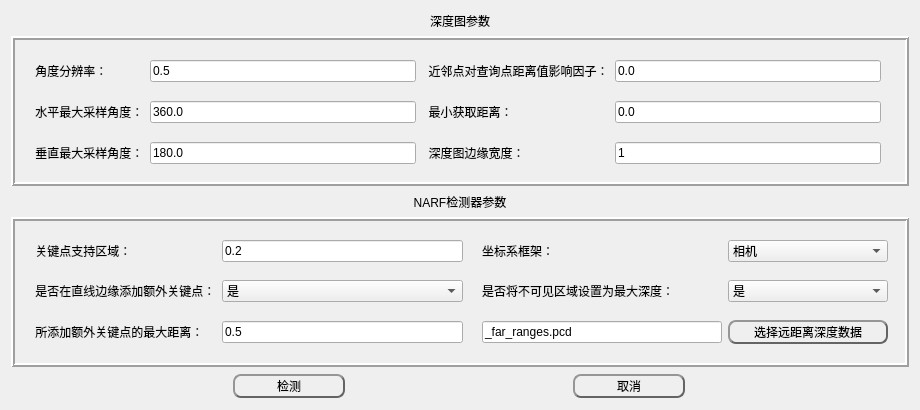
<?xml version="1.0" encoding="UTF-8"?>
<ui version="4.0">
 <class>NARFKeyPointDlgClass</class>
 <widget class="QWidget" name="NARFKeyPointDlgClass">
  <property name="geometry">
   <rect>
    <x>0</x>
    <y>0</y>
    <width>920</width>
    <height>410</height>
   </rect>
  </property>
  <property name="minimumSize">
   <size>
    <width>920</width>
    <height>0</height>
   </size>
  </property>
  <property name="windowTitle">
   <string>NARF关键点检测</string>
  </property>
  <layout class="QGridLayout" name="gridLayout_2">
   <item row="5" column="0" colspan="2">
    <widget class="QFrame" name="frame_2">
     <property name="minimumSize">
      <size>
       <width>0</width>
       <height>150</height>
      </size>
     </property>
     <property name="frameShape">
      <enum>QFrame::Box</enum>
     </property>
     <property name="frameShadow">
      <enum>QFrame::Raised</enum>
     </property>
     <property name="lineWidth">
      <number>2</number>
     </property>
     <widget class="QWidget" name="layoutWidget">
      <property name="geometry">
       <rect>
        <x>0</x>
        <y>0</y>
        <width>888</width>
        <height>152</height>
       </rect>
      </property>
      <layout class="QGridLayout" name="gridLayout_3">
       <item row="0" column="4">
        <widget class="QLabel" name="label_13">
         <property name="text">
          <string>坐标系框架：</string>
         </property>
        </widget>
       </item>
       <item row="2" column="5">
        <widget class="QPushButton" name="Browse">
         <property name="minimumSize">
          <size>
           <width>160</width>
           <height>24</height>
          </size>
         </property>
         <property name="maximumSize">
          <size>
           <width>112</width>
           <height>16777215</height>
          </size>
         </property>
         <property name="styleSheet">
          <string notr="true">QPushButton{
	color: rgb(0, 0, 0);
	background-color: rgba(255, 255, 255,0);
	border:2px outset rgb(100, 100, 100);
	border-radius:8px;
  	text-align: center center;
} 

/*鼠标放在按钮上方*/
QPushButton:hover:enabled {
	background-color: rgba(255, 255, 255,150);
	border:2px outset rgba(100, 100, 100,150);
} 

/*鼠标点击按钮*/
QPushButton:pressed:enabled {
	background-color: rgba(255, 255, 255,255);
	border:4px outset rgba(100, 100, 100,255);
}

QPushButton:enabled{ 
	color: rgb(0, 0, 0);
	background-color: rgba(255, 255, 255,0);
	border:2px outset rgb(100, 100, 100);
}

QPushButton:disabled{ 
	color: rgb(150, 150, 150);
	background-color: rgba(150, 150, 150,0);
	border:2px outset rgb(100, 100, 100);
}</string>
         </property>
         <property name="text">
          <string>选择远距离深度数据</string>
         </property>
        </widget>
       </item>
       <item row="0" column="2">
        <widget class="QLineEdit" name="Support_size">
         <property name="minimumSize">
          <size>
           <width>90</width>
           <height>0</height>
          </size>
         </property>
         <property name="text">
          <string>0.2</string>
         </property>
        </widget>
       </item>
       <item row="2" column="1">
        <widget class="QLabel" name="label_5">
         <property name="text">
          <string>    所添加额外关键点的最大距离：</string>
         </property>
        </widget>
       </item>
       <item row="2" column="4">
        <widget class="QLineEdit" name="Path">
         <property name="text">
          <string>_far_ranges.pcd</string>
         </property>
        </widget>
       </item>
       <item row="1" column="2">
        <widget class="QComboBox" name="Add_points_on_straight_edges">
         <item>
          <property name="text">
           <string>是</string>
          </property>
         </item>
         <item>
          <property name="text">
           <string>否</string>
          </property>
         </item>
        </widget>
       </item>
       <item row="1" column="1">
        <widget class="QLabel" name="label_4">
         <property name="text">
          <string>    是否在直线边缘添加额外关键点：</string>
         </property>
        </widget>
       </item>
       <item row="0" column="5">
        <widget class="QComboBox" name="CAMERAorLASER">
         <property name="minimumSize">
          <size>
           <width>90</width>
           <height>0</height>
          </size>
         </property>
         <item>
          <property name="text">
           <string>相机</string>
          </property>
         </item>
         <item>
          <property name="text">
           <string>激光</string>
          </property>
         </item>
        </widget>
       </item>
       <item row="1" column="4">
        <widget class="QLabel" name="label_14">
         <property name="text">
          <string>是否将不可见区域设置为最大深度：</string>
         </property>
        </widget>
       </item>
       <item row="1" column="5">
        <widget class="QComboBox" name="UnseenSet">
         <item>
          <property name="text">
           <string>是</string>
          </property>
         </item>
         <item>
          <property name="text">
           <string>否</string>
          </property>
         </item>
        </widget>
       </item>
       <item row="0" column="1">
        <widget class="QLabel" name="label_8">
         <property name="text">
          <string>    关键点支持区域：</string>
         </property>
        </widget>
       </item>
       <item row="2" column="2">
        <widget class="QLineEdit" name="Distance_for_additional_points">
         <property name="text">
          <string>0.5</string>
         </property>
        </widget>
       </item>
       <item row="1" column="3">
        <widget class="QLabel" name="label_6">
         <property name="text">
          <string/>
         </property>
        </widget>
       </item>
      </layout>
     </widget>
    </widget>
   </item>
   <item row="8" column="0">
    <spacer name="verticalSpacer">
     <property name="orientation">
      <enum>Qt::Vertical</enum>
     </property>
     <property name="sizeHint" stdset="0">
      <size>
       <width>20</width>
       <height>40</height>
      </size>
     </property>
    </spacer>
   </item>
   <item row="3" column="0">
    <spacer name="verticalSpacer_3">
     <property name="orientation">
      <enum>Qt::Vertical</enum>
     </property>
     <property name="sizeHint" stdset="0">
      <size>
       <width>20</width>
       <height>40</height>
      </size>
     </property>
    </spacer>
   </item>
   <item row="0" column="0">
    <spacer name="verticalSpacer_4">
     <property name="orientation">
      <enum>Qt::Vertical</enum>
     </property>
     <property name="sizeHint" stdset="0">
      <size>
       <width>20</width>
       <height>40</height>
      </size>
     </property>
    </spacer>
   </item>
   <item row="7" column="0" colspan="2">
    <layout class="QHBoxLayout" name="horizontalLayout_3">
     <item>
      <widget class="QPushButton" name="btn_ok">
       <property name="minimumSize">
        <size>
         <width>0</width>
         <height>24</height>
        </size>
       </property>
       <property name="maximumSize">
        <size>
         <width>112</width>
         <height>16777215</height>
        </size>
       </property>
       <property name="styleSheet">
        <string notr="true">QPushButton{
	color: rgb(0, 0, 0);
	background-color: rgba(255, 255, 255,0);
	border:2px outset rgb(100, 100, 100);
	border-radius:8px;
  	text-align: center center;
} 

/*鼠标放在按钮上方*/
QPushButton:hover:enabled {
	background-color: rgba(255, 255, 255,150);
	border:2px outset rgba(100, 100, 100,150);
} 

/*鼠标点击按钮*/
QPushButton:pressed:enabled {
	background-color: rgba(255, 255, 255,255);
	border:4px outset rgba(100, 100, 100,255);
}

QPushButton:enabled{ 
	color: rgb(0, 0, 0);
	background-color: rgba(255, 255, 255,0);
	border:2px outset rgb(100, 100, 100);
}

QPushButton:disabled{ 
	color: rgb(150, 150, 150);
	background-color: rgba(150, 150, 150,0);
	border:2px outset rgb(100, 100, 100);
}</string>
       </property>
       <property name="text">
        <string>检测</string>
       </property>
      </widget>
     </item>
     <item>
      <widget class="QPushButton" name="btn_cancel">
       <property name="minimumSize">
        <size>
         <width>0</width>
         <height>24</height>
        </size>
       </property>
       <property name="maximumSize">
        <size>
         <width>112</width>
         <height>16777215</height>
        </size>
       </property>
       <property name="styleSheet">
        <string notr="true">QPushButton{
	color: rgb(0, 0, 0);
	background-color: rgba(255, 255, 255,0);
	border:2px outset rgb(100, 100, 100);
	border-radius:8px;
  	text-align: center center;
} 

/*鼠标放在按钮上方*/
QPushButton:hover:enabled {
	background-color: rgba(255, 255, 255,150);
	border:2px outset rgba(100, 100, 100,150);
} 

/*鼠标点击按钮*/
QPushButton:pressed:enabled {
	background-color: rgba(255, 255, 255,255);
	border:4px outset rgba(100, 100, 100,255);
}

QPushButton:enabled{ 
	color: rgb(0, 0, 0);
	background-color: rgba(255, 255, 255,0);
	border:2px outset rgb(100, 100, 100);
}

QPushButton:disabled{ 
	color: rgb(150, 150, 150);
	background-color: rgba(150, 150, 150,0);
	border:2px outset rgb(100, 100, 100);
}</string>
       </property>
       <property name="text">
        <string>取消</string>
       </property>
      </widget>
     </item>
    </layout>
   </item>
   <item row="2" column="0" colspan="2">
    <widget class="QFrame" name="frame">
     <property name="minimumSize">
      <size>
       <width>0</width>
       <height>150</height>
      </size>
     </property>
     <property name="frameShape">
      <enum>QFrame::Box</enum>
     </property>
     <property name="frameShadow">
      <enum>QFrame::Raised</enum>
     </property>
     <property name="lineWidth">
      <number>2</number>
     </property>
     <widget class="QWidget" name="layoutWidget">
      <property name="geometry">
       <rect>
        <x>0</x>
        <y>0</y>
        <width>881</width>
        <height>152</height>
       </rect>
      </property>
      <layout class="QGridLayout" name="gridLayout">
       <item row="0" column="3">
        <widget class="QLabel" name="label_10">
         <property name="text">
          <string>  近邻点对查询点距离值影响因子：</string>
         </property>
        </widget>
       </item>
       <item row="2" column="3">
        <widget class="QLabel" name="label_11">
         <property name="text">
          <string>  深度图边缘宽度：</string>
         </property>
        </widget>
       </item>
       <item row="1" column="2">
        <widget class="QLineEdit" name="maxAngleWidth">
         <property name="text">
          <string>360.0</string>
         </property>
        </widget>
       </item>
       <item row="0" column="2">
        <widget class="QLineEdit" name="angularResolution">
         <property name="text">
          <string>0.5</string>
         </property>
        </widget>
       </item>
       <item row="2" column="4">
        <widget class="QLineEdit" name="borderSize">
         <property name="text">
          <string>1</string>
         </property>
        </widget>
       </item>
       <item row="1" column="1">
        <widget class="QLabel" name="label_2">
         <property name="text">
          <string>    水平最大采样角度：</string>
         </property>
        </widget>
       </item>
       <item row="2" column="1">
        <widget class="QLabel" name="label_3">
         <property name="text">
          <string>    垂直最大采样角度：</string>
         </property>
        </widget>
       </item>
       <item row="1" column="4">
        <widget class="QLineEdit" name="minRange">
         <property name="text">
          <string>0.0</string>
         </property>
        </widget>
       </item>
       <item row="0" column="1">
        <widget class="QLabel" name="label">
         <property name="text">
          <string>    角度分辨率：</string>
         </property>
        </widget>
       </item>
       <item row="0" column="4">
        <widget class="QLineEdit" name="noiseLevel">
         <property name="text">
          <string>0.0</string>
         </property>
        </widget>
       </item>
       <item row="1" column="3">
        <widget class="QLabel" name="label_9">
         <property name="text">
          <string>  最小获取距离：</string>
         </property>
        </widget>
       </item>
       <item row="2" column="2">
        <widget class="QLineEdit" name="maxAngleHeight">
         <property name="text">
          <string>180.0</string>
         </property>
        </widget>
       </item>
      </layout>
     </widget>
    </widget>
   </item>
   <item row="1" column="0" colspan="2">
    <widget class="QLabel" name="label_7">
     <property name="text">
      <string>&lt;html&gt;&lt;head/&gt;&lt;body&gt;&lt;p align=&quot;center&quot;&gt;深度图参数&lt;/p&gt;&lt;/body&gt;&lt;/html&gt;</string>
     </property>
    </widget>
   </item>
   <item row="6" column="0">
    <spacer name="verticalSpacer_2">
     <property name="orientation">
      <enum>Qt::Vertical</enum>
     </property>
     <property name="sizeHint" stdset="0">
      <size>
       <width>20</width>
       <height>40</height>
      </size>
     </property>
    </spacer>
   </item>
   <item row="4" column="0" colspan="2">
    <widget class="QLabel" name="label_16">
     <property name="text">
      <string>&lt;html&gt;&lt;head/&gt;&lt;body&gt;&lt;p align=&quot;center&quot;&gt;NARF检测器参数&lt;/p&gt;&lt;/body&gt;&lt;/html&gt;</string>
     </property>
    </widget>
   </item>
  </layout>
 </widget>
 <layoutdefault spacing="6" margin="11"/>
 <resources/>
 <connections/>
</ui>
